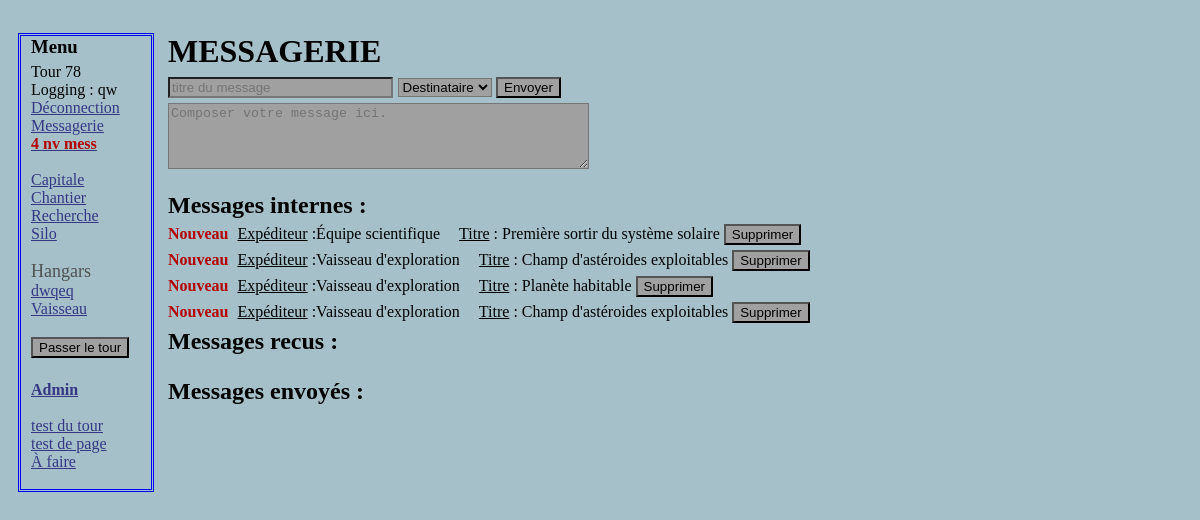
The app's page /Messagerie.php (signed in) with its own data.
### tables this page shows
CREATE TABLE IF NOT EXISTS `tour` (
  `id` int(11) NOT NULL AUTO_INCREMENT,
  `datetour` datetime NOT NULL DEFAULT CURRENT_TIMESTAMP,
  `resume` text,
  PRIMARY KEY (`id`)
);

CREATE TABLE IF NOT EXISTS `vaisseau` (
  `idvaisseau` int(11) NOT NULL AUTO_INCREMENT,
  `idjoueurbat` int(11) NOT NULL,
  `typevaisseau` int(11) NOT NULL,
  `univers` int(11) NOT NULL DEFAULT '0',
  `x` int(11) NOT NULL DEFAULT '0',
  `y` int(11) DEFAULT '0',
  `nomvaisseau` varchar(32) NOT NULL DEFAULT 'Vaisseau',
  `vitesse` int(11) NOT NULL DEFAULT '1',
  `capacitedesoute` int(11) NOT NULL DEFAULT '1',
  `capaciteminage` int(11) NOT NULL DEFAULT '1',
  PRIMARY KEY (`idvaisseau`)
);

CREATE TABLE IF NOT EXISTS `messagerieinterne` (
  `expediteur` varchar(64) NOT NULL,
  `idmessagerieinterne` int(11) NOT NULL AUTO_INCREMENT,
  `destinataire` int(11) NOT NULL,
  `lu` tinyint(1) NOT NULL DEFAULT '0',
  `titre` varchar(64) NOT NULL,
  `texte` text NOT NULL,
  PRIMARY KEY (`idmessagerieinterne`)
);

### Messagerie.php (the view, shortened to what this page needs)
<?php
include("include/BDDconnection.php");
?>
<!DOCTYPE html>
<html>
    <head>
           <link rel="stylesheet" href="style.css" />
  </head>
  <body>
    <?php include("include/menu.php"); ?>
  <div class="corps">
    <h1>MESSAGERIE</h1>
    <form method="post" action="script/envoyermessage.php">
    <p>
      <input type="text" name="titre" id="titre" placeholder="titre du message" <?php if (isset($_SESSION['titre'])) {echo 'value="'.$_SESSION['titre'].'"' ; }?>size="25" maxlength="80" />
      <select name="destinataire" id="destinataire">
        <option value="0" selected disabled> Destinataire</option>
      </select>
      <input type="submit" value="Envoyer" /></br>
      <textarea rows="4" cols="50" name="textemessage" placeholder="Composer votre message ici."><?php if (isset($_SESSION['message'])) {echo $_SESSION['message'] ; }?></textarea>
    </p>
    </form>
    <?php
    $reqmessagerecusinterne = $bdg->prepare('SELECT idmessagerieinterne , expediteur , lu , titre , texte FROM messagerieinterne WHERE destinataire = ?');
    $a = 0;
    $reqmessagerecusinterne ->execute(array($_SESSION['id']));
    while ($repmessagerecusinterne  = $reqmessagerecusinterne ->fetch())
      {
      if ($a == 0) {echo '<h2>Messages internes :</h2>';}
      $a++
      ?><form method="post" action="script/supprimermessageinterne.php">
      <?php if ($repmessagerecusinterne['lu']==0)
        {echo '<span class = "nvmessage">Nouveau</span>' ; }?>
      <span class="messagerie">Expéditeur</span> :<?php
      echo $repmessagerecusinterne['expediteur'].' <span class="messagerie">Titre</span> : '.$repmessagerecusinterne['titre']; ?>
      <input type="submit" value="Supprimer" /></form></br><?php
      }
    ?>
    <h2>Messages recus :</h2>
    </br><h2>Messages envoyés :</h2>
  </div>
  </body>
</html>

### include/Menu.php (shortened to what this page needs)
<nav class="menu">
    <div>
        <h3>Menu</h3>
           	<?php
            $reponse = $bda->query('SELECT id FROM tour ORDER BY id DESC LIMIT 1');
            $touractuel = $reponse->fetch();
            $reponse->closeCursor();?>
            Tour <?php echo $touractuel['id'] ; ?>
            <?php
            If (!isset($_SESSION['pseudo']))
			{
            echo '<a class ="lienmenu" href="Accueil.php">Accueil</a>' ;
           	}
			else
			{
           	$reqlvl = $bdg->prepare('SELECT lvl from utilisateurs WHERE id= ?');
            $reqlvl->execute(array($_SESSION['id']));
            $replvl = $reqlvl->fetch();
            echo 'Logging : ' . $_SESSION['pseudo'] . ' </br> ';
            ?>
            <a class ="lienmenu" href="script/deconnection.php">Déconnection</a> </br>
            <a class ="lienmenu" href="Messagerie.php">Messagerie</br>
            <?php
            $reqmessnonlu = $bdg->prepare('SELECT COUNT(*) AS nbmessnonlu FROM messagerie WHERE idjoueurrecepteur = ? AND lu = ? AND supprimerecepteur = ?');
            $reqmessnonlu->execute(array($_SESSION['id'], 0, 0));
            $repmessnonlu = $reqmessnonlu->fetch();
            $reqmessnonluinterne = $bdg->prepare('SELECT COUNT(*) AS reqmessnonluinterne FROM messagerieinterne WHERE destinataire = ? AND lu = ?');
            $reqmessnonluinterne->execute(array($_SESSION['id'], 0));
            $repmessnonluinterne  = $reqmessnonluinterne->fetch();
            $nombremessagenonlu = $repmessnonlu['nbmessnonlu'] + $repmessnonluinterne['reqmessnonluinterne'] ;
            if ($nombremessagenonlu>0)
                {
                echo '<span class = "nvmessage">'.$nombremessagenonlu.' nv mess</span>' ;
                }
            ?>
            </a></br>
            <a class ="lienmenu"  href="Capitale.php">Capitale</a> </br>
            <a class ="lienmenu"  href="Chantier.php">Chantier</a> </br>
			<a class ="lienmenu" href="recherche.php">Recherche</a> </br>
			<?php
            if ($replvl['lvl'] > 4)
                {
                echo '<a class ="lienmenu" href="silo.php">Silo</a></br>';
                }
            $ecrirehangars = 1 ;
            $reqvaiss = $bdg->prepare('SELECT idvaisseau , nomvaisseau FROM vaisseau WHERE idjoueurbat = ? ORDER BY idvaisseau');
            $reqvaiss->execute(array($_SESSION['id']));
            while ($repvaiss = $reqvaiss->fetch())
                {
                if ($ecrirehangars == 1) {echo '</br><span class = "hangars">Hangars</span></br>' ; }
                    $ecrirehangars = 2 ;
                echo '<a class ="lienmenu" href="hangars.php?id=' . $repvaiss['idvaisseau'] . '">' . $repvaiss['nomvaisseau'] . '</a></br>';
                }
            }
    		?>
			<form action="tour/Gestionglobale.php">
			<p>
			    <input type="submit" value="Passer le tour" />
			</p>
			</form>
            <b><a class ="lienmenu" href="Administration.php">Admin</a></b></br> </br>
            <a class ="lienmenu" href="tour/test.php">test du tour</a> </br>
            <a class ="lienmenu" href="test.php?id=2">test de page</a> </br>
            <a class ="lienmenu" href="afaire.php">À faire</a> </br> </br>
    </div>
</nav>

### css/general.css (style rules this page uses)
body { background-color: rgb(165,192,201);; color: black; padding-top: 25px; padding-left:10px; }
.corps { margin-left:140px; display: flex; flex-wrap: nowrap; flex-direction: column; display: inline-block; vertical-align: top; padding-left:10px; }

### css/menu.css (style rules this page uses)
.menu { position:absolute; width: 120px; vertical-align: top; border: 3px blue double; padding-left:10px; }
.lienmenu { color: rgb(53,55,132); }
.hangars { color: rgb(80,80,80); font-family: Impact; font-size: large; }
.nvmessage { color: rgb(180,0,0); font-size: normal; font-weight:bold; margin-bottom:-10px; margin-right:-10px; }

### css/formulaire.css (style rules this page uses)
input , select { background-color: rgb(160,160,160); margin-bottom: 5px; }
textarea { background-color: rgb(160,160,160); }
form { display: inline }

### css/block.css (style rules this page uses)
p { font-size: large; }
h1 { margin-top: 0px ; padding-top: 0px; margin-left: 0px ; }
h2 { margin-top: 0px ; padding-top: 0px; margin-left: 0px ; margin-bottom: 5px ; padding-bottom: 0px; }
h3 { margin-top: 0px ; padding-top: 0px; margin-left: 0px ; margin-bottom: 5px ; padding-bottom: 0px; }

### css/inline.css (style rules this page uses)
.messagerie { text-decoration: underline; padding-left: 15px; }

### records on screen
tour: id "78"
vaisseau: shows "Hangars", nomvaisseau "dwqeq"
vaisseau: nomvaisseau "Vaisseau"
messagerieinterne: shows "Messages internes :", lu "Nouveau", expediteur "Équipe scientifique", titre "Première sortir du système solaire"
messagerieinterne: lu "Nouveau", expediteur "Vaisseau d'exploration", titre "Champ d'astéroides exploitables"
messagerieinterne: lu "Nouveau", expediteur "Vaisseau d'exploration", titre "Planète habitable"
messagerieinterne: lu "Nouveau", expediteur "Vaisseau d'exploration", titre "Champ d'astéroides exploitables"

### other values on screen
$_SESSION['pseudo'] "qw"
$nombremessagenonlu "4"
